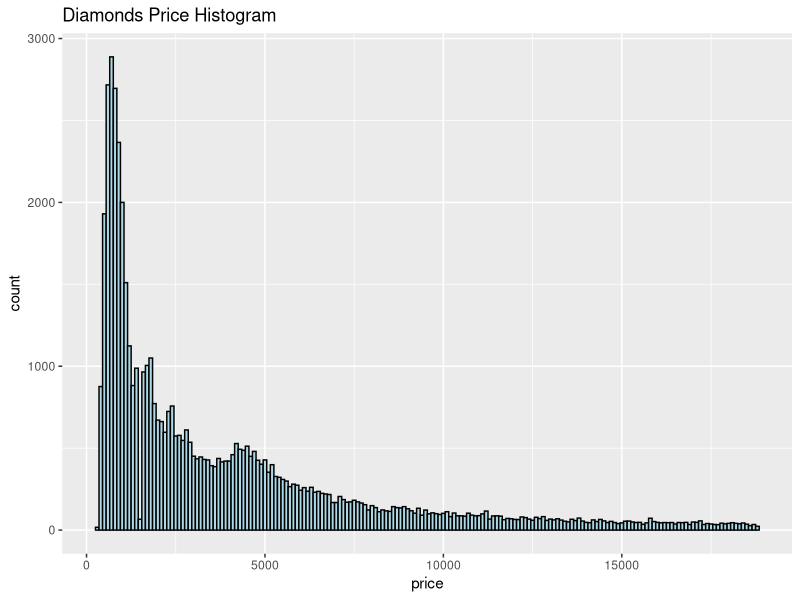
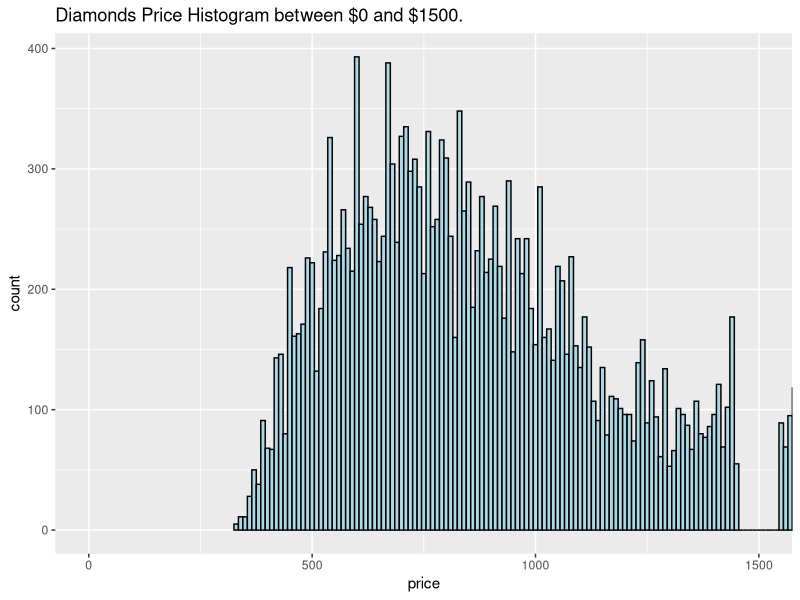
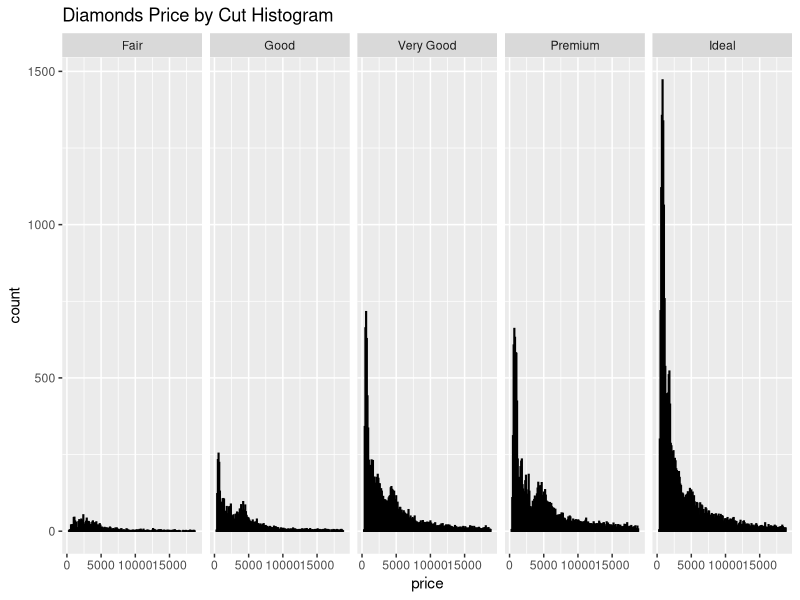
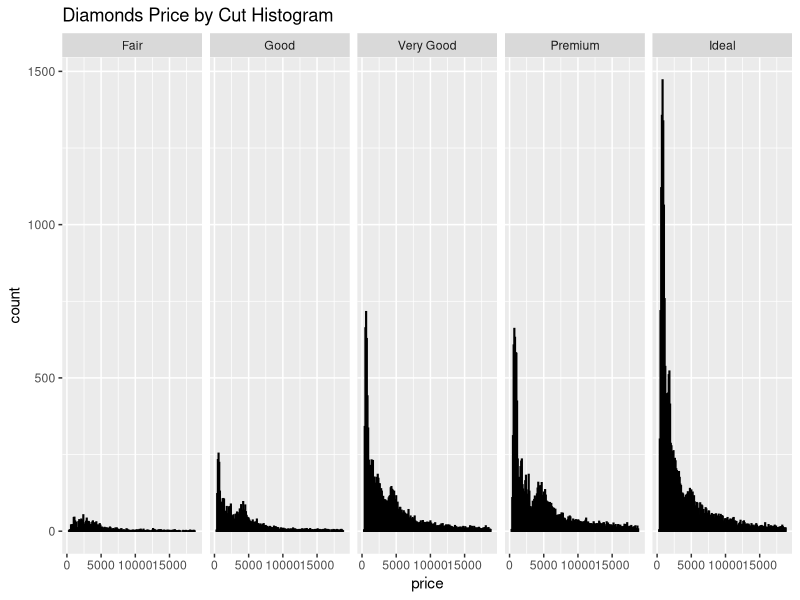
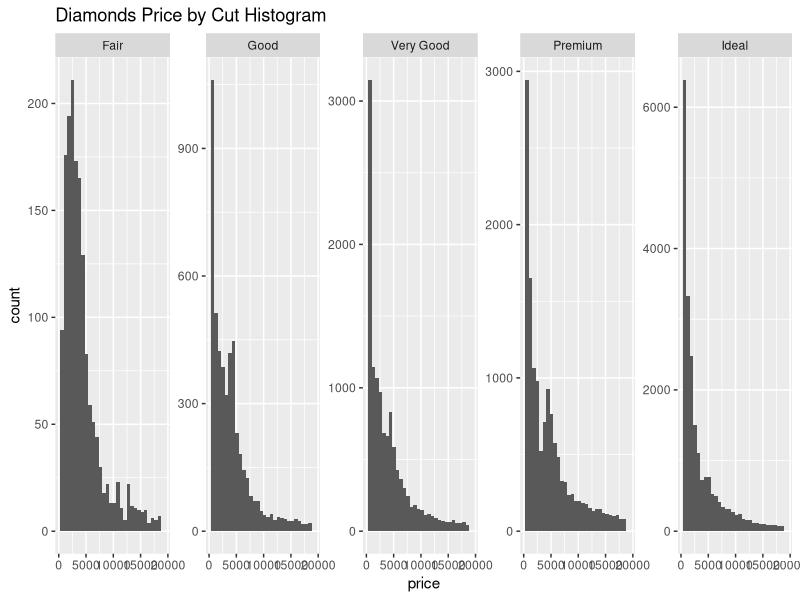
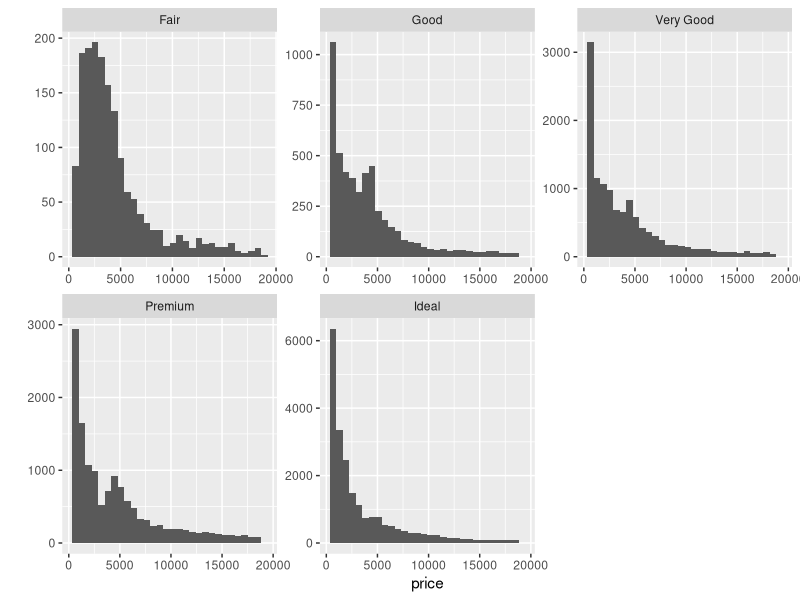
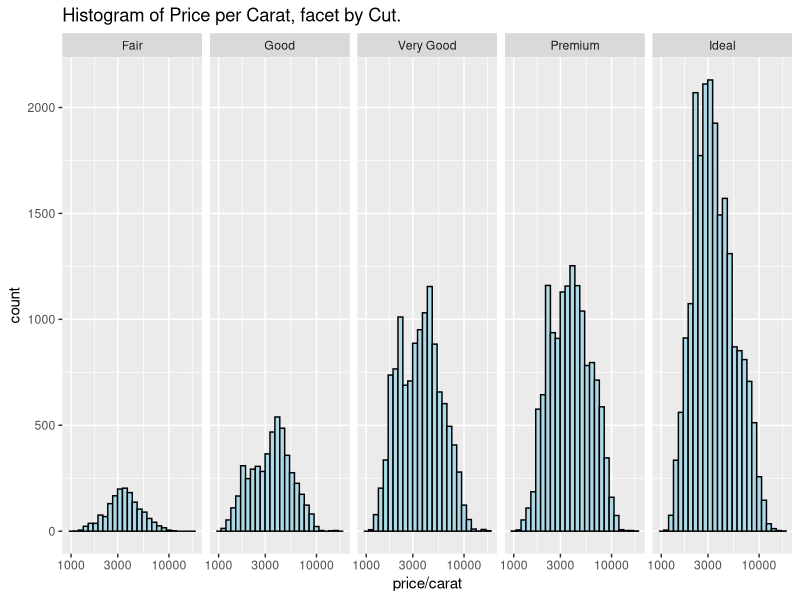

These charts were generated, in order, by the following R code:
## ---- chunk 1
library(ggplot2)
data(diamonds)

dim(diamonds) # 53940 obs and 10 variables
str(diamonds) # 3 Ordered Factors
str(diamonds$color)
?diamonds # D Represents the best Color
## ---- chunk 2
ggplot(diamonds) + geom_histogram(aes(x=price), binwidth = 100, 
                                  color = "black", fill = "lightblue") + 
  ggtitle("Diamonds Price Histogram")
## ---- chunk 3
summary(diamonds$price)
## ---- chunk 4
nrow(subset(diamonds, price < 500))
## ---- chunk 5
nrow(subset(diamonds, price < 250))
## ---- chunk 6
nrow(subset(diamonds, price >= 15000))

## ---- chunk 7
ggplot(diamonds) + geom_histogram(aes(x=price), binwidth = 10, 
                                  color = "black", fill = "lightblue") + 
  ggtitle("Diamonds Price Histogram between $0 and $1500.") + 
  coord_cartesian(xlim=c(0,1500))
## ---- chunk 8
ggplot(diamonds) + geom_histogram(aes(x=price), binwidth = 100, 
                                  color = "black", fill = "lightblue") + 
  ggtitle("Diamonds Price by Cut Histogram") + 
  facet_grid(. ~ cut)
## ---- chunk 9
diamonds[which.max(diamonds$price),]
#or
summary(diamonds$price) # Max = 18820
diamonds[diamonds$price == 18823,] # 18820 doesn't exist!?!?!?

## ---- chunk 10
which.min(diamonds$price)
# or
summary(diamonds$price) # Min = 326
diamonds[diamonds$price == 326,]
## ---- chunk 11
by(diamonds$price,diamonds$cut,summary)
## ---- chunk 12
ggplot(diamonds) + geom_histogram(aes(x=price), binwidth = 100, 
                                  color = "black", fill = "lightblue") + 
  ggtitle("Diamonds Price by Cut Histogram") + 
  facet_grid(. ~ cut)

ggplot(diamonds) + geom_histogram(aes(x=price)) + 
  ggtitle("Diamonds Price by Cut Histogram") + 
  facet_wrap(~ cut,scales="free_y",ncol = 5)

qplot(x = price, data = diamonds) + facet_wrap(~cut, scales="free")
## ---- chunk 13
ggplot(diamonds) + geom_histogram(aes(x=price/carat), binwidth = 0.05,
                                  color = "black", fill = "lightblue") +
  ggtitle("Histogram of Price per Carat, facet by Cut.") + 
  scale_x_log10() +
  facet_grid(. ~ cut)
## ---- chunk 14

